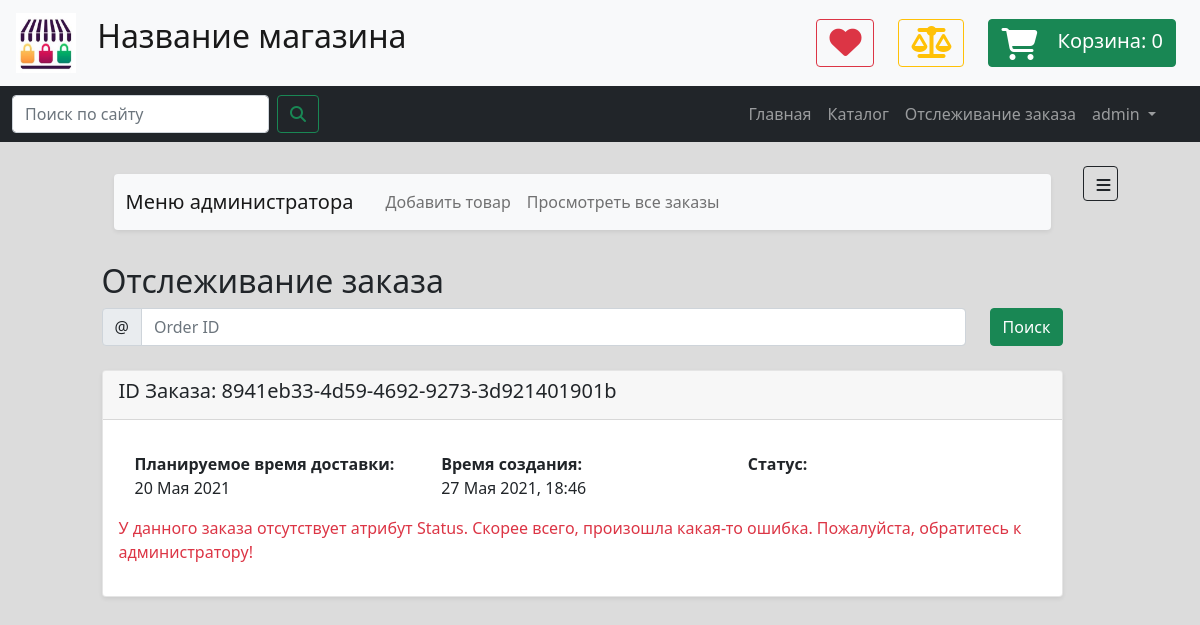
/orders/track/8941eb33-4d59-4692-9273-3d921401901b (signed in), run on the app's committed database.
### data/users.py (models this page shows)
class User(SqlAlchemyBase, UserMixin, SerializerMixin):
    __tablename__ = 'users'
    id = sqlalchemy.Column(sqlalchemy.Integer,
                           primary_key=True, autoincrement=True)
    public_id = sqlalchemy.Column(sqlalchemy.String(50),
                                  unique=True,
                                  nullable=False,
                                  default=generate_uuid)
    is_admin = sqlalchemy.Column(sqlalchemy.Boolean, default=False, nullable=False)
    first_name = sqlalchemy.Column(sqlalchemy.String, nullable=True)
    last_name = sqlalchemy.Column(sqlalchemy.String, nullable=True)
    profile_pic_path = sqlalchemy.Column(sqlalchemy.String, nullable=False,
                                         default='img/user_pics/default_user.png')
    username = sqlalchemy.Column(sqlalchemy.String, nullable=False)
    email = sqlalchemy.Column(sqlalchemy.String,
                              index=True, unique=True, nullable=False)
    phone = sqlalchemy.Column(sqlalchemy.String, nullable=True)
    hashed_password = sqlalchemy.Column(sqlalchemy.String, nullable=False)
    created_date = sqlalchemy.Column(sqlalchemy.DateTime,
                                     default=datetime.datetime.now)
    bonus_points = sqlalchemy.Column(sqlalchemy.Integer, default=0, nullable=True)
    reviews = orm.relation("Review", back_populates='user')
    orders = orm.relation("Order", back_populates='user')
    location_id = sqlalchemy.Column(sqlalchemy.Integer,
                                    sqlalchemy.ForeignKey("locations.id"))
    address = orm.relation('Location')

### data/orders.py (models this page shows)
class Order(SqlAlchemyBase, SerializerMixin):
    __tablename__ = 'orders'
    id = sqlalchemy.Column(sqlalchemy.Integer,
                           primary_key=True, autoincrement=True)
    public_id = sqlalchemy.Column(sqlalchemy.String(50),
                                  unique=True,
                                  nullable=False,
                                  default=generate_uuid)
    description = sqlalchemy.Column(sqlalchemy.String, nullable=True)
    created_date = sqlalchemy.Column(sqlalchemy.DateTime,
                                     default=datetime.datetime.now)
    update_date = sqlalchemy.Column(sqlalchemy.DateTime,
                                     default=datetime.datetime.now)
    delivery_date = sqlalchemy.Column(sqlalchemy.DateTime)
    elements = orm.relation('OrderElement', back_populates='order')
    location_id = sqlalchemy.Column(sqlalchemy.Integer,
                                    sqlalchemy.ForeignKey("locations.id"))
    location = orm.relation('Location')
    status_id = sqlalchemy.Column(sqlalchemy.Integer,
                                  sqlalchemy.ForeignKey("order_statuses.id"))
    status = orm.relation('Status')
    user_id = sqlalchemy.Column(sqlalchemy.Integer,
                                sqlalchemy.ForeignKey("users.id"), nullable=True)
    user = orm.relation('User', back_populates='orders')

### routes/orders.py (the view)
@app.route('/orders/track/<string:public_id>')
def orders_track_page(public_id):
    form_id = request.args.get('public_id', None, type=str)
    if form_id:
        return redirect(url_for('orders_track_page', public_id=form_id))
    db_sess = db_session.create_session()
    order = db_sess.query(Order).filter_by(public_id=public_id).first()
    if order:
        if order.user:
            if not current_user.is_authenticated:
                db_sess.close()
                abort(403)
            elif order.user != current_user:
                db_sess.close()
                abort(403)
        template = render_template('orders_one_page.html',
                                   title='Заказ',
                                   order=order,
                                   time_format_func=ru_format_str_time)
        db_sess.close()
        return template
    else:
        db_sess.close()
        abort(404)

### data/db_session.py (called while the page is built)
def create_session() -> Session:
    global __factory
    if __factory:
        return __factory()

### main.py (called while the page is built)
@login_manager.user_loader
def load_user(user_id):
    db_sess = db_session.create_session()
    user = db_sess.query(User).get(user_id)
    db_sess.close()
    return user

### tools.py (called while the page is built)
def ru_format_str_time(time: datetime.datetime, show_exact_time=True):
    s_month = MONTH_NAMES_RU[time.month]
    s_date = f'{time.day} {s_month} {time.year}'
    if show_exact_time:
        s_time = f', {time.hour}:{time.minute}'
    else:
        s_time = ''
    return s_date + s_time

### templates/orders_one_page.html (shortened to what this page needs)
{% extends "main_template.html" %}
{% block content %}
    <link rel="stylesheet" href="{{ url_for('static', filename='css/orders_page_v13.css') }}">
    <div class="container">
        <h2>Отслеживание заказа</h2>
        <form class="d-flex flex-row g-3 align-items-center">
            <div class="flex-fill">
                <div class="input-group">
                    <div class="input-group-text">@</div>
                    <input type="text" class="form-control"
                           name="public_id" id="searchOrderBox" placeholder="Order ID">
                </div>
            </div>
            <div class="ms-4">
                <button type="submit" class="btn btn-success">Поиск</button>
            </div>
        </form>
        <article class="card rounded shadow-sm mt-4 mb-4">
            <header class="card-header">
                <h5>ID Заказа: {{ order.public_id }}</h5>
            </header>
            <div class="card-body">
                <div class="card-body row">
                    <div class="col"><strong>Планируемое время доставки:</strong><br>
                        {{ time_format_func(order.delivery_date, show_exact_time=False) }}
                    </div>
                    <div class="col"><strong>Время создания:</strong><br>
                        {{ time_format_func(order.created_date) }}
                    </div>
                    <div class="col"><strong>Статус:</strong><br>
                    </div>
                </div>
                {% if order.status %}
                    <div class="track">
                        <div class="step {{ 'active' if order.status.id >= 1 else '' }}"><span class="icon"> <i
                                class="fa fa-check"></i> </span> <span
                                class="text"> Заказ принят </span></div>
                        <div class="step {{ 'active' if order.status.id >= 2 else '' }}"><span class="icon"> <i
                                class="fa fa-user"></i> </span> <span
                                class="text"> Передан курьеру </span></div>
                        <div class="step {{ 'active' if order.status.id >= 3 else '' }}"><span class="icon"> <i
                                class="fa fa-truck"></i> </span> <span
                                class="text"> В пути </span></div>
                        <div class="step {{ 'active' if order.status.id >= 4 else '' }}"><span class="icon"> <i
                                class="fa fa-box-open"></i> </span> <span
                                class="text"> Доставлен </span></div>
                    </div>
                {% else %}
                    <p class="text-danger">
                        У данного заказа отсутствует атрибут Status.
                        Скорее всего, произошла какая-то ошибка.
                        Пожалуйста, обратитесь к администратору!
                    </p>
                {% endif %}
            </div>
        </article>
    </div>
{% endblock content %}

### templates/base.html (shortened to what this page needs)
<!DOCTYPE html>
<html lang="en">
<head>
    {% set shop_name = 'Название магазина' %}
    <link href="https://cdn.jsdelivr.net/npm/bootstrap@5.0.0-beta3/dist/css/bootstrap.min.css" rel="stylesheet"
>
    <link rel="stylesheet" href="{{ url_for('static', filename='css/main_stylesheet_v12.css') }}">
</head>
<body>
<header>
    <nav class="navbar navbar-expand navbar-light bg-light">
        <a class="navbar-brand" href="#">
            <img src="{{ url_for('static', filename='img/logo.jpg') }}"
                 width="60" height="60" class="mx-3" alt="">
            <span class="h2 d-none d-sm-inline">{{ shop_name }}</span>
        </a>
        <div class="d-flex flex-row justify-content-end ms-auto me-2 me-md-4">
            <button type="button" class="btn btn-outline-danger ms-2 ms-md-4">
                <i class="fa fa-2x fa-heart"></i>
            </button>
            <button type="button" class="btn btn-outline-warning ms-2 ms-md-4">
                <i class="fa fa-2x fa-balance-scale"></i>
            </button>
            <a href="{{ url_for('cart_page') }}" type="button" class="btn btn-success ms-2 ms-md-4">
                <i class="fa fa-2x fa-shopping-cart me-3"
                   style="vertical-align: middle;"></i>
                <span style="font-size: 20px;" class="d-none d-md-inline">Корзина: </span>
                <span style="font-size: 20px;" id="cart-items-number">{{ session.get('cart', [])|length }}</span>
            </a>
        </div>
    </nav>
    <nav class="navbar navbar-expand-md navbar-dark bg-dark">
        <div class="container-fluid">
            <form class="d-flex me-5" action="{{ url_for('search_goods_page') }}" method="get">
                <input class="form-control me-2" type="text" name="query" placeholder="Поиск по сайту" aria-label="Search">
                <button class="btn btn-outline-success" type="submit"><i class="fa fa-search"></i></button>
            </form>
            <div class="collapse navbar-collapse me-4" id="navbarSupportedContent">
                <ul class="navbar-nav ms-auto mb-2 mb-lg-0">
                    <li class="nav-item">
                        <a class="nav-link" href="{{ url_for('index_page') }}">Главная</a>
                    </li>
                    <li class="nav-item">
                        <a class="nav-link" href="{{ url_for('categories_page') }}">Каталог</a>
                    <li class="nav-item">
                        <a class="nav-link" href="{{ url_for('orders_track') }}">Отслеживание заказа</a>
                    </li>
                    {% if current_user.is_authenticated %}
                        <li class="nav-item dropdown" style="z-index: 999">
                            <a class="nav-link dropdown-toggle" href="#" id="navbarDropdown" role="button"
                               data-bs-toggle="dropdown" aria-expanded="false">
                                {{ current_user.username }}
                            </a>
                        </li>
                    {% endif %}
                </ul>
            </div>
        </div>
    </nav>
</header>
<main role="main" class="m-2 m-md-4 mt-4">
    <div class="d-flex flex-row justify-content-between flex-fill ms-auto me-auto" style="max-width: 90%">
        <div class="me-2 ms-2 flex-fill">
            {% if current_user.is_authenticated and current_user.is_admin %}
                <div class="container mb-4 mt-2 pb-2 pe-4 ps-4">
                    <nav class="navbar navbar-expand-lg navbar-light bg-light rounded shadow-sm">
                        <div class="container-fluid">
                            <a class="navbar-brand me-4" href="#">Меню администратора</a>
                            <div class="collapse navbar-collapse" id="navbarNavAltMarkup">
                                <div class="navbar-nav">
                                    <a class="nav-link" href="{{ url_for('goods_add_page') }}">Добавить товар</a>
                                    <a class="nav-link" href="{{ url_for('orders_list_page') }}">Просмотреть все заказы</a>
                                </div>
                            </div>
                        </div>
                    </nav>
                </div>
            {% endif %}
            {% block content %}{% endblock %}
        </div>
        {% block sidebar %} {% endblock %}
    </div>
</main>
</body>
</html>

### static/css/main_stylesheet_v12.css (style rules this page uses)
body { background: #dcdcdc; }
.card { background: white; }

### static/css/orders_page_v13.css (style rules this page uses)
.card { position: relative; display: -webkit-box; display: -ms-flexbox; display: flex; -webkit-box-orient: vertical; -webkit-box-direction: normal; -ms-flex-direction: column; flex-direction: column; min-width: 0; word-wrap: break-word; background-color: #fff; background-clip: border-box; border: 1px solid rgba(0, 0, 0, 0.1); border-radius: 0.10rem }

### data on the page
User: username "admin"
Order: public_id "8941eb33-4d59-4692-9273-3d921401901b", delivery_date "20 Мая 2021", created_date "27 Мая 2021, 18:46"

### other printed values
{{ shop_name }} "Название магазина"
{{ session.get('cart', [])|length }} "0"
